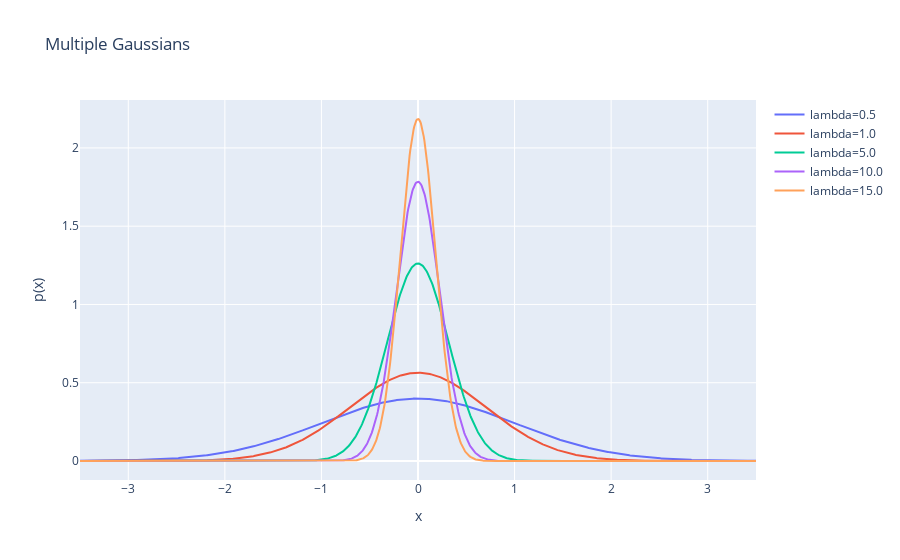

The cell this chart's notebook holds for it:
### Code cell
import numpy as np 
import plotly.graph_objects as go
fig = go.Figure()


lambda_parameters = [0.5, 1.0, 5.0, 10.0, 15.0] #Controls Width
a = 0 #Center Point

for lam in lambda_parameters:
    x = np.linspace(-3.5,3.5,1000)
    y = np.sqrt(lam / np.pi) * np.exp(-lam * (x-a)**2)
    fig.add_trace(go.Scatter(x=x, y=y, mode='lines', name=f'lambda={lam}'))

fig.update_layout(title='Multiple Gaussians', xaxis_title='x', yaxis_title='p(x)')
fig.show()

### Figure 1 — Plotly figure (JSON) as saved in the notebook; plotly's stock layout.template omitted (floating-point values rounded to 4 significant figures; data arrays with more than 128 entries replaced by an {"elided": "..."} marker saying what was removed)
{"data": [{"mode": "lines", "name": "lambda=0.5", "type": "scatter", "x": {"elided": "1000 float values"}, "y": {"elided": "1000 float values"}}, {"mode": "lines", "name": "lambda=1.0", "type": "scatter", "x": {"elided": "1000 float values"}, "y": {"elided": "1000 float values"}}, {"mode": "lines", "name": "lambda=5.0", "type": "scatter", "x": {"elided": "1000 float values"}, "y": {"elided": "1000 float values"}}, {"mode": "lines", "name": "lambda=10.0", "type": "scatter", "x": {"elided": "1000 float values"}, "y": {"elided": "1000 float values"}}, {"mode": "lines", "name": "lambda=15.0", "type": "scatter", "x": {"elided": "1000 float values"}, "y": {"elided": "1000 float values"}}], "layout": {"title": {"text": "Multiple Gaussians"}, "xaxis": {"title": {"text": "x"}}, "yaxis": {"title": {"text": "p(x)"}}}}
